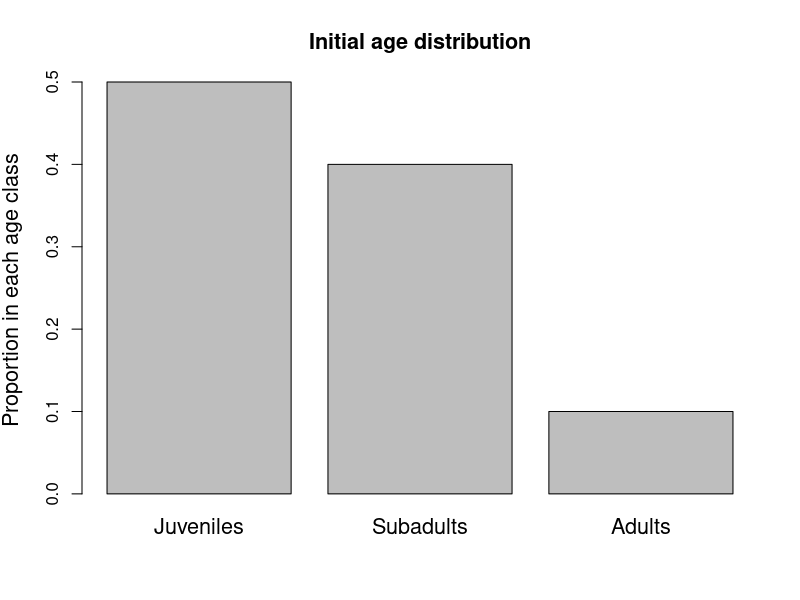
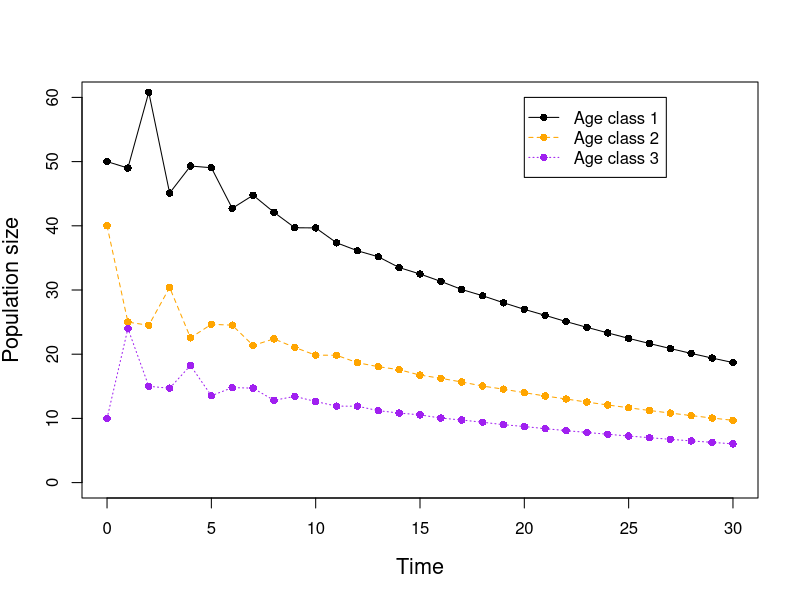
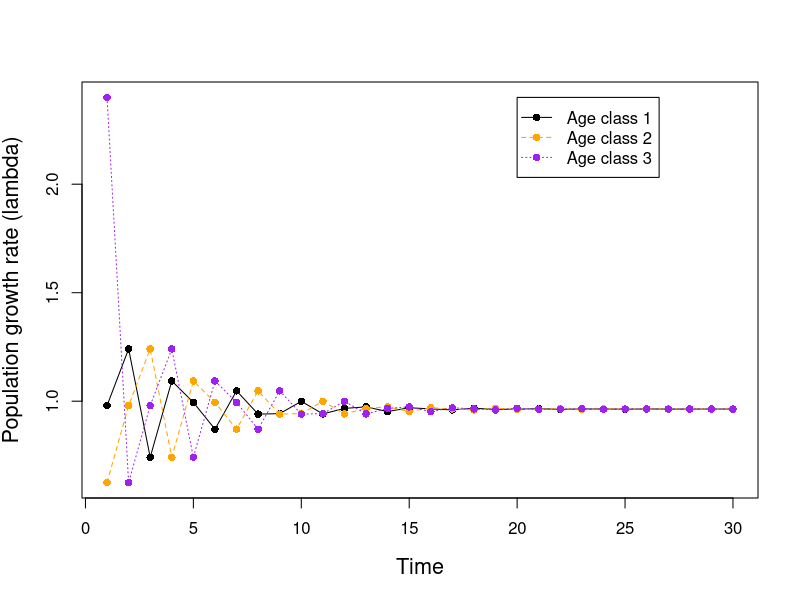
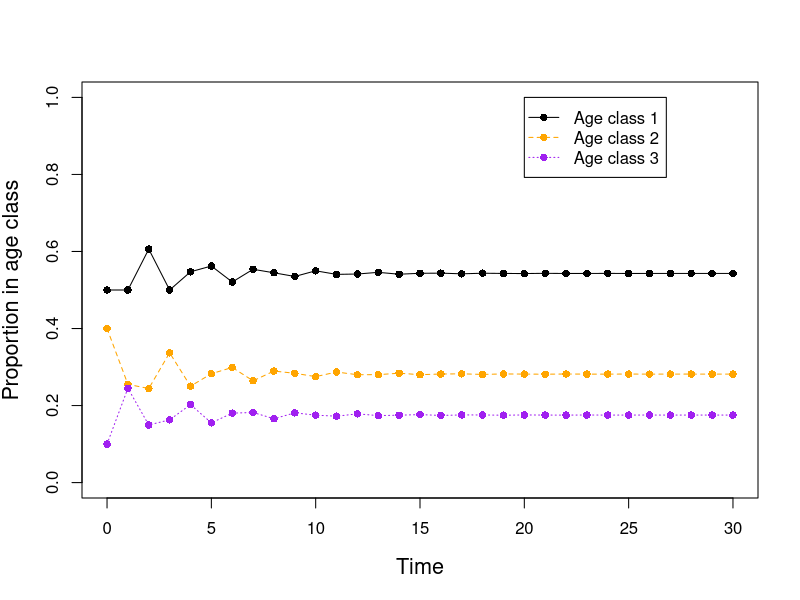
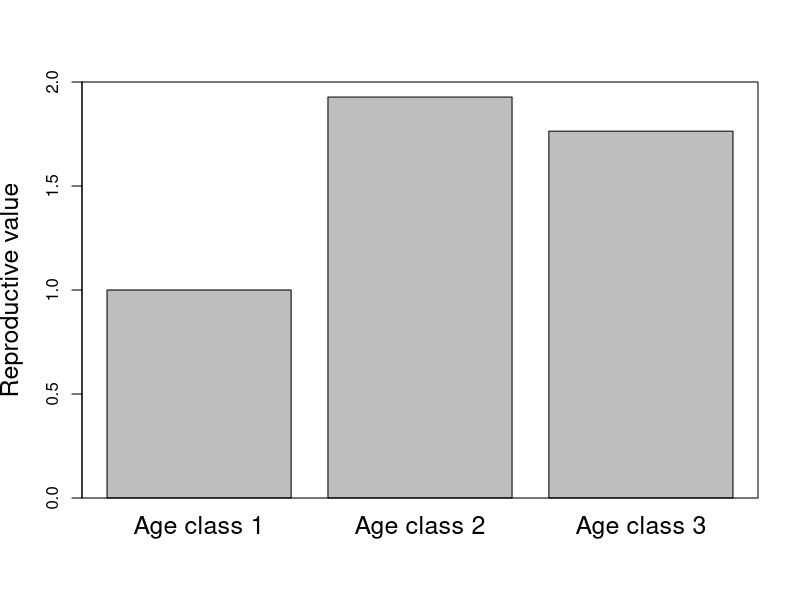

The R script that drew these images, in order:
## ----eval=FALSE,include=FALSE-------------------------------------------------
## source("../../rnw2pdf.R")
## rnw2pdf("lecture-age-structure")
## rnw2pdf("lecture-age-structure",tangle=TRUE)


## ----struc1,include=TRUE,echo=FALSE,fig.width=6,fig.height=6,out.width='0.85\\textwidth',fig.align='center'----
barplot(c(0.5, 0.4, 0.1), cex.lab=1.3, cex.names=1.3, cex.main=1.3,
        names=c("Juveniles", "Subadults", "Adults"),
        ylab="Proportion in each age class",
        main="Initial age distribution")


## ----proj1,include=FALSE,echo=FALSE,results='hide'----------------------------
T <- 30
N <- matrix(NA, 3, T+1)
N[,1] <- c(50, 40, 10)
phi <- c(0.5, 0.6, 0.0)
gamma <- c(0, 0.8, 1.7)
A <- matrix(c(gamma, phi[1], 0, 0, 0, phi[2], 0), 3, 3, byrow=TRUE)
for(t in 1:T) {
    N[,t+1] <- A %*% N[,t]
}
TT <- matrix(0:T, 1, T+1)
matplot(t(TT), t(N), type="o", pch=16, xlab="Time", ylab="Population size",
        cex.lab=1.3, ylim=c(0, 60), col=c("black", "orange", "purple"))
legend(20, 60, c("Age class 1", "Age class 2", "Age class 3"),
       col=c("black", "orange", "purple"), pch=16, lty=1:3)


## ----lambda1,include=FALSE,echo=FALSE-----------------------------------------
lambda <- N[,2:(T+1)] / N[,1:T]
matplot(t(lambda), type="o", pch=16,
        xlab="Time", ylab="Population growth rate (lambda)",
        cex.lab=1.3,
        col=c("black", "orange", "purple"))
legend(20, 2.4, c("Age class 1", "Age class 2", "Age class 3"),
       col=c("black", "orange", "purple"), pch=16, lty=1:3)


## ----prop1,include=FALSE,echo=FALSE-------------------------------------------
Nt <- colSums(N)
C <- sweep(N, 2, Nt, "/")
matplot(t(TT), t(C), type="o", pch=16, xlab="Time",
        cex.lab=1.3,
        ylab="Proportion in age class",
        col=c("black", "orange", "purple"), ylim=c(0, 1))
legend(20, 1, c("Age class 1", "Age class 2", "Age class 3"),
       col=c("black", "orange", "purple"), pch=16, lty=1:3)


## ----rv,include=FALSE,echo=FALSE----------------------------------------------
V <- eigen(t(A))$vectors[,1]
rv <- as.numeric(V/V[1])
barplot(rv, names=c("Age class 1", "Age class 2", "Age class 3"),
        ylab="Reproductive value", ylim=c(0, 2), cex.names=1.5,
        cex.lab=1.5)
box()

